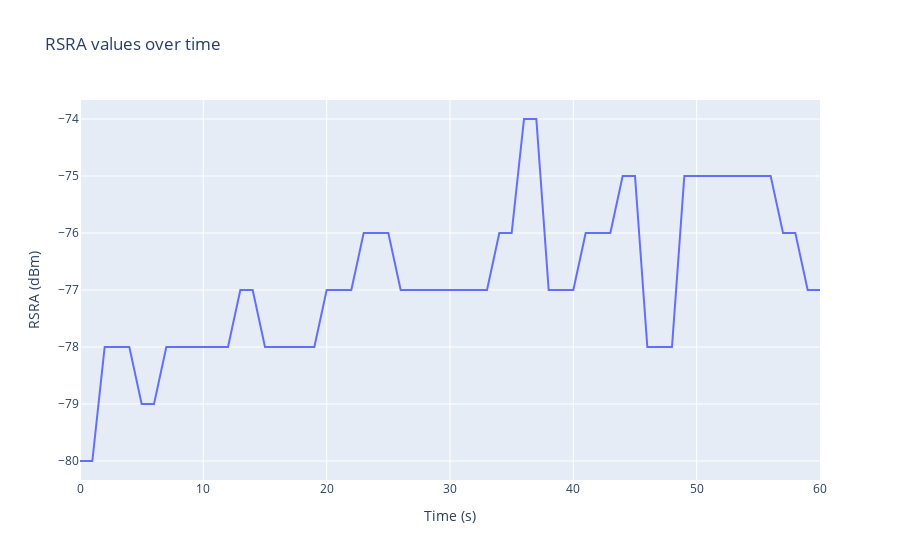

Notebook cell for this chart:
### Code cell
# use the plotly to a line plot rssi values

import plotly.express as px

fig = px.line(ds, x='time', y='rsra', title='RSRA values over time')
# change the x-axis to be the time and the y-axis to be the rsra
fig.update_xaxes(title_text='Time (s)')
fig.update_yaxes(title_text='RSRA (dBm)')
fig.show()

### Figure 1 — Plotly figure (JSON) as saved in the notebook; plotly's stock layout.template omitted (floating-point values rounded to 4 significant figures)
{"data": [{"hovertemplate": "time=%{x}<br>rsra=%{y}<extra></extra>", "legendgroup": "", "line": {"color": "#636efa", "dash": "solid"}, "marker": {"symbol": "circle"}, "mode": "lines", "name": "", "orientation": "v", "showlegend": false, "type": "scatter", "x": [0, 1, 2, 3, 4, 5, 6, 7, 8, 9, 10, 11, 12, 13, 14, 15, 16, 17, 18, 19, 20, 21, 22, 23, 24, 25, 26, 27, 28, 29, 30, 31, 32, 33, 34, 35, 36, 37, 38, 39, 40, 41, 42, 43, 44, 45, 46, 47, 48, 49, 50, 51, 52, 53, 54, 55, 56, 57, 58, 59, 60], "xaxis": "x", "y": [-80, -80, -78, -78, -78, -79, -79, -78, -78, -78, -78, -78, -78, -77, -77, -78, -78, -78, -78, -78, -77, -77, -77, -76, -76, -76, -77, -77, -77, -77, -77, -77, -77, -77, -76, -76, -74, -74, -77, -77, -77, -76, -76, -76, -75, -75, -78, -78, -78, -75, -75, -75, -75, -75, -75, -75, -75, -76, -76, -77, -77], "yaxis": "y"}], "layout": {"legend": {"tracegroupgap": 0}, "title": {"text": "RSRA values over time"}, "xaxis": {"anchor": "y", "domain": [0, 1], "title": {"text": "Time (s)"}}, "yaxis": {"anchor": "x", "domain": [0, 1], "title": {"text": "RSRA (dBm)"}}}}
